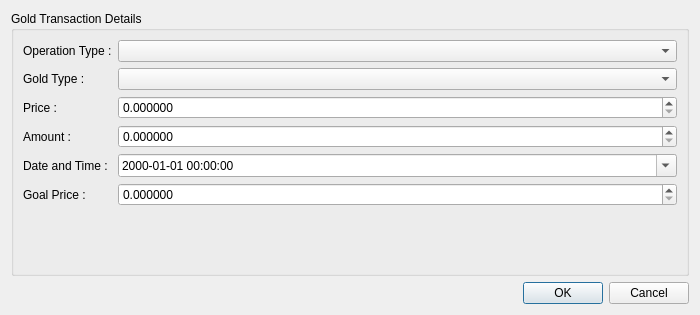
<?xml version="1.0" encoding="UTF-8"?>
<ui version="4.0">
 <class>GoldDialog</class>
 <widget class="QDialog" name="GoldDialog">
  <property name="geometry">
   <rect>
    <x>0</x>
    <y>0</y>
    <width>700</width>
    <height>315</height>
   </rect>
  </property>
  <property name="minimumSize">
   <size>
    <width>700</width>
    <height>0</height>
   </size>
  </property>
  <property name="windowTitle">
   <string>Dialog</string>
  </property>
  <layout class="QVBoxLayout" name="verticalLayout_2">
   <item>
    <widget class="QGroupBox" name="gbGoldTransactionDetails">
     <property name="title">
      <string>Gold Transaction Details</string>
     </property>
     <layout class="QFormLayout" name="formLayout">
      <item row="1" column="0">
       <widget class="QLabel" name="lblGoldType">
        <property name="text">
         <string>Gold Type :</string>
        </property>
       </widget>
      </item>
      <item row="1" column="1">
       <widget class="QComboBox" name="cbGoldType"/>
      </item>
      <item row="3" column="0">
       <widget class="QLabel" name="lblPrice">
        <property name="text">
         <string>Price :</string>
        </property>
       </widget>
      </item>
      <item row="3" column="1">
       <widget class="QDoubleSpinBox" name="dsbPrice">
        <property name="decimals">
         <number>6</number>
        </property>
        <property name="maximum">
         <double>100000.000000000000000</double>
        </property>
       </widget>
      </item>
      <item row="4" column="0">
       <widget class="QLabel" name="lblAmount">
        <property name="text">
         <string>Amount :</string>
        </property>
       </widget>
      </item>
      <item row="4" column="1">
       <widget class="QDoubleSpinBox" name="dsbAmount">
        <property name="decimals">
         <number>6</number>
        </property>
        <property name="maximum">
         <double>100000.000000000000000</double>
        </property>
       </widget>
      </item>
      <item row="5" column="0">
       <widget class="QLabel" name="lblDateTime">
        <property name="text">
         <string>Date and Time :</string>
        </property>
       </widget>
      </item>
      <item row="6" column="0">
       <widget class="QLabel" name="lblGoalPrice">
        <property name="text">
         <string>Goal Price :</string>
        </property>
       </widget>
      </item>
      <item row="6" column="1">
       <widget class="QDoubleSpinBox" name="dsbGoalPrice">
        <property name="decimals">
         <number>6</number>
        </property>
        <property name="maximum">
         <double>100000.000000000000000</double>
        </property>
       </widget>
      </item>
      <item row="5" column="1">
       <widget class="QDateTimeEdit" name="dteDateTime">
        <property name="maximumDate">
         <date>
          <year>2250</year>
          <month>12</month>
          <day>31</day>
         </date>
        </property>
        <property name="minimumDate">
         <date>
          <year>2000</year>
          <month>1</month>
          <day>1</day>
         </date>
        </property>
        <property name="displayFormat">
         <string>yyyy-MM-dd hh:mm:ss</string>
        </property>
        <property name="calendarPopup">
         <bool>true</bool>
        </property>
       </widget>
      </item>
      <item row="0" column="0">
       <widget class="QLabel" name="lblOperationType">
        <property name="text">
         <string>Operation Type :</string>
        </property>
       </widget>
      </item>
      <item row="0" column="1">
       <widget class="QComboBox" name="cbOperationType"/>
      </item>
     </layout>
    </widget>
   </item>
   <item>
    <widget class="QDialogButtonBox" name="bbTransactionApproval">
     <property name="orientation">
      <enum>Qt::Horizontal</enum>
     </property>
     <property name="standardButtons">
      <set>QDialogButtonBox::Cancel|QDialogButtonBox::Ok</set>
     </property>
    </widget>
   </item>
   <item>
    <layout class="QVBoxLayout" name="vlStatusBar"/>
   </item>
  </layout>
 </widget>
 <resources/>
 <connections>
  <connection>
   <sender>bbTransactionApproval</sender>
   <signal>accepted()</signal>
   <receiver>GoldDialog</receiver>
   <slot>accept()</slot>
   <hints>
    <hint type="sourcelabel">
     <x>227</x>
     <y>278</y>
    </hint>
    <hint type="destinationlabel">
     <x>157</x>
     <y>274</y>
    </hint>
   </hints>
  </connection>
  <connection>
   <sender>bbTransactionApproval</sender>
   <signal>rejected()</signal>
   <receiver>GoldDialog</receiver>
   <slot>reject()</slot>
   <hints>
    <hint type="sourcelabel">
     <x>295</x>
     <y>284</y>
    </hint>
    <hint type="destinationlabel">
     <x>286</x>
     <y>274</y>
    </hint>
   </hints>
  </connection>
 </connections>
</ui>
